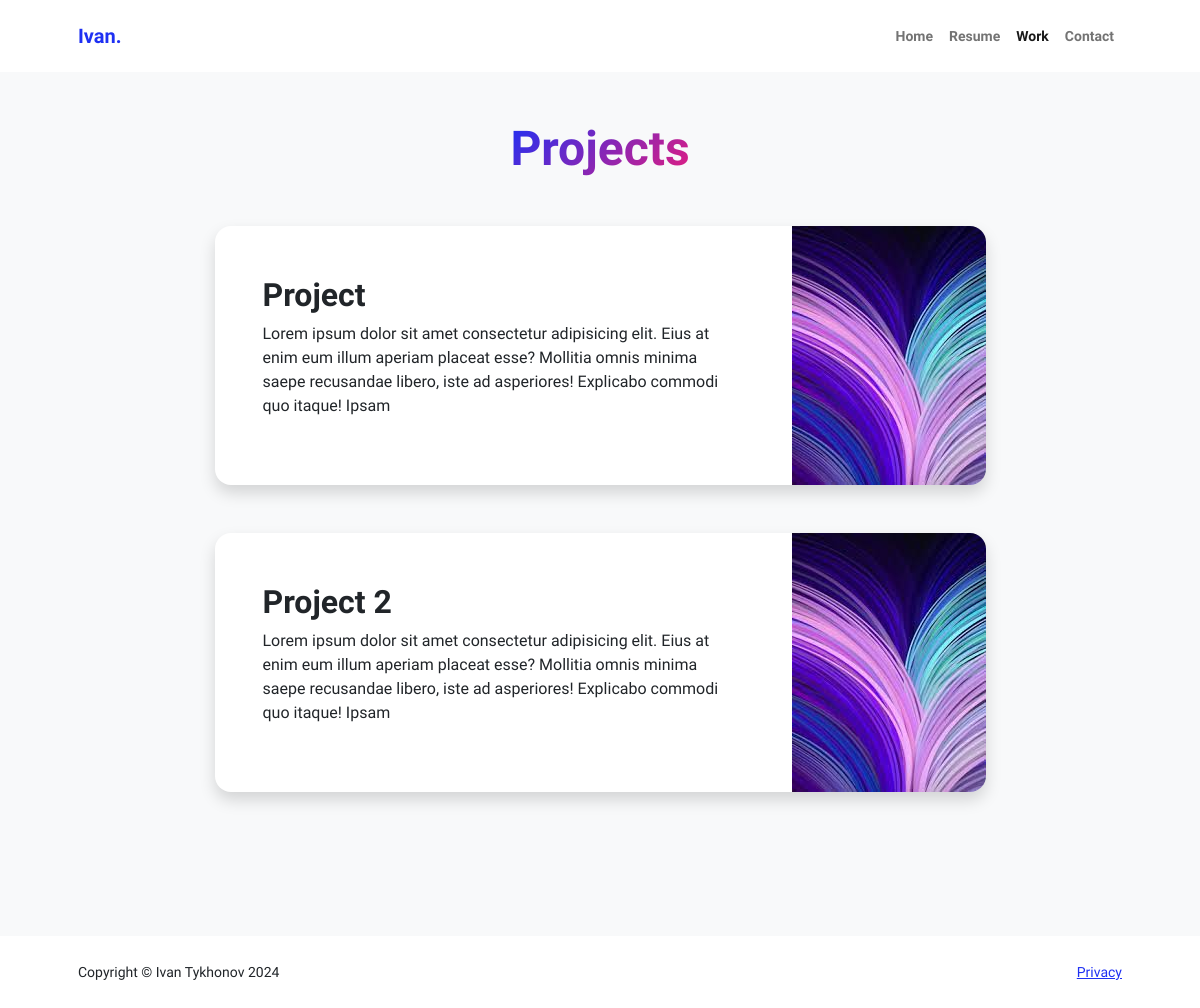
The app's page /work with its own data.
### pfapp/models.py (models this page shows, shortened)
class Project(models.Model):
    name = models.CharField(max_length=30)
    description = models.TextField()
    image = models.ImageField(upload_to='static/pfapp/assets/', blank=True)

### pfapp/views.py (the view)
# urls.py: path("work", views.work, name="work"),
def work(request):
    projects = Project.objects.all()
    context = {
        'projects': projects,
    }
    return render(request, 'pfapp/work.html', context)

### pfapp/templates/pfapp/work.html (shortened to what this page needs)
{% extends 'pfapp/base.html' %}
{% block content%}
<body class="d-flex flex-column h-100 bg-light">
    <main class="flex-shrink-0">
        <section class="py-5">
            <div class="container px-5 mb-5">
                <div class="text-center mb-5">
                    <h1 class="display-5 fw-bolder mb-0"><span class="text-gradient d-inline">Projects</span></h1>
                </div>
                <div class="row gx-5 justify-content-center">
                    <div class="col-lg-11 col-xl-9 col-xxl-8">
                        {% if projects %}
                            {% for project in projects %}
                                <div class="card overflow-hidden shadow rounded-4 border-0 mb-5">
                                    <div class="card-body p-0">
                                        <div class="d-flex align-items-center">
                                            <div class="p-5">
                                                <h2 class="fw-bolder">{{ project.name }}</h2>
                                                <p>{{ project.description }}</p>
                                            </div>
                                            <img class="img-fluid" src="{{ project.image }}" alt="{{ project.name }}" />
                                        </div>
                                    </div>
                                </div>
                            {% endfor %}
                        {% else %}
                            <p>No projects yet</p>
                        {% endif %}
                    </div>
                </div>
            </div>
        </section>
    </main>
</body>
{% endblock %}

### records on screen
Project: name "Project", description "Lorem ipsum dolor sit amet consectetur adipisicing elit. Eius at enim eum illum aperiam placeat esse? Mollitia omnis minima saepe recusandae libero, iste ad asperiores! Explicabo commodi quo itaque! Ipsam", image (picture)
Project: name "Project 2", description "Lorem ipsum dolor sit amet consectetur adipisicing elit. Eius at enim eum illum aperiam placeat esse? Mollitia omnis minima saepe recusandae libero, iste ad asperiores! Explicabo commodi quo itaque! Ipsam", image (picture)
